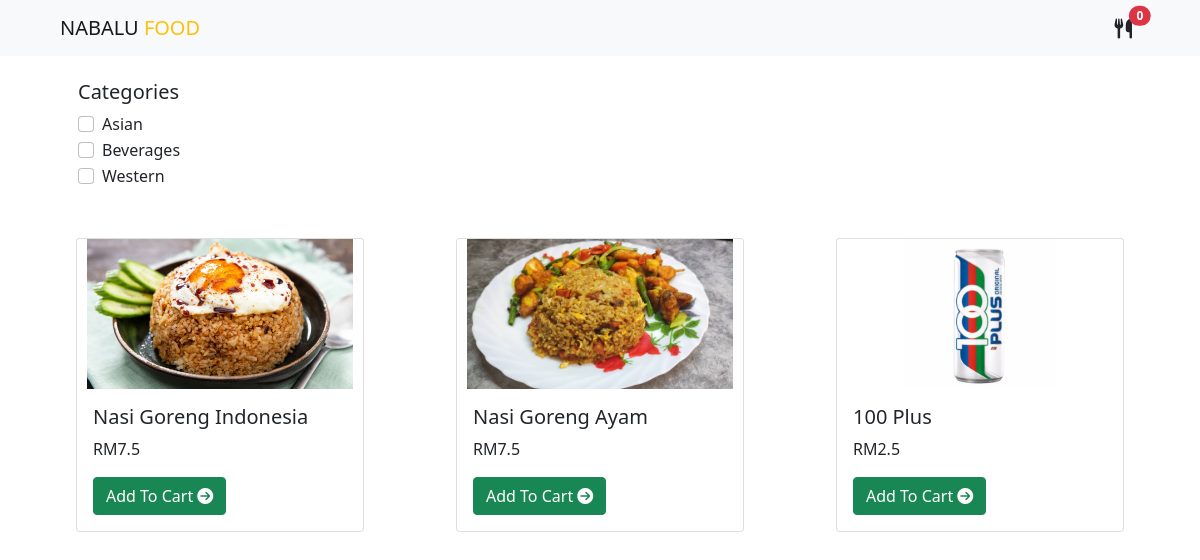
Before: / with the older database file.
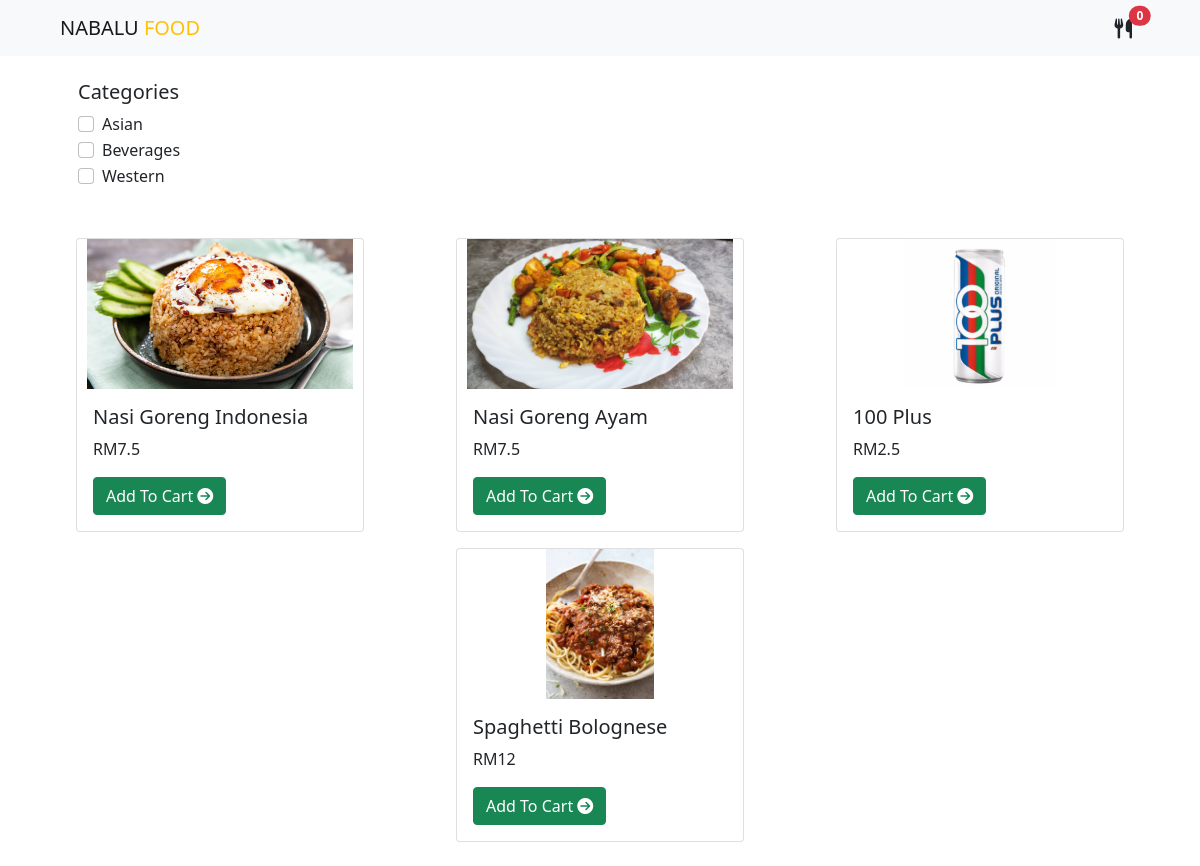
After: the same page with the newer database file.
### tables this page shows
CREATE TABLE `category` (
  `No` int(10) UNSIGNED NOT NULL,
  `Category` varchar(255) NOT NULL
);

CREATE TABLE `food` (
  `No` int(10) UNSIGNED NOT NULL,
  `food_Code` varchar(255) NOT NULL,
  `food_Name` varchar(255) NOT NULL,
  `food_Price` double NOT NULL,
  `food_Category` varchar(255) NOT NULL,
  `Image` varchar(255) NOT NULL
);

### php/table.php (called while the page is built, shortened)
<?php
require_once "./db.php";
$categoryQuery = "SELECT * FROM category ORDER BY NO ASC";
$ctQuery = mysqli_query($conn, $categoryQuery);
$foodQuery = "SELECT * FROM food ORDER BY NO ASC";
$fdQuery = mysqli_query($conn, $foodQuery);
?>

### index.php (the view, shortened to what this page needs)
<?php
require_once "db.php";
require_once "php/table.php";
?>
<!DOCTYPE html>
<html lang="en">
<head>
    <link rel="stylesheet" href="style.css">
    <link rel="stylesheet" href="bootstrap/css/bootstrap.min.css">
</head>
<body>
<header class="header">
<nav class="navbar navbar-expand-lg navbar-light bg-light">
  <div class="container-fluid">
    <a class="navbar-brand ps-5" href="#">NABALU <span class ="text-warning">FOOD</span></a>
    <ul class="navbar-nav ml-auto mb-2 mb-lg-0">
        <li class="nav-item pe-5">
          <a class="nav-link text-dark position-relative" href="#">
              <i class="fas fa-utensils fa-lg"></i>
              <span class="position-absolute top-1 start-100 translate-middle badge rounded-pill bg-danger">0</span>
            </a>
        </li>
    </ul>
  </div>
</nav>
</header>
<div class="container pt-4 px-md-5 px-sm-4 px-5">
<h5>Categories</h5>
<?php
while($rows=mysqli_fetch_assoc($ctQuery))
{
?>
<div class="form-check">
  <input class="form-check-input" type="checkbox" value="" id="flexCheckDefault">
  <label class="form-check-label" for="flexCheckDefault">
    <?php echo $rows['Category'];?>
  </label>
</div>
<?php
}
?>
</div>
<div class="container">
    <div class="row pt-5 pb-2">
    <?php
    while($rows=mysqli_fetch_assoc($fdQuery))
    {
    ?>
        <div class="col-sm d-flex justify-content-center pb-3">
            <div class="card" style="width: 18rem;">
                <img src="<?php echo $rows['Image'];?>" class="card-img-top" alt="" style="height: 150px;object-fit: contain;" >
                <div class="card-body">
                <h5 class="card-title"><?php echo $rows['food_Name'];?></h5>
                <p class="card-text">RM<?php echo $rows['food_Price'];?></p>
                <a href="#" class="btn btn-success">Add To Cart <i class="fas fa-arrow-circle-right"></i></a>
                </div>
            </div>
        </div>
    <?php
    }
    ?>
    </div>
</div>
</body>
</html>

Changed rows visible on the page:
added food: Image (picture), food_Name "Spaghetti Bolognese", food_Price "12"
